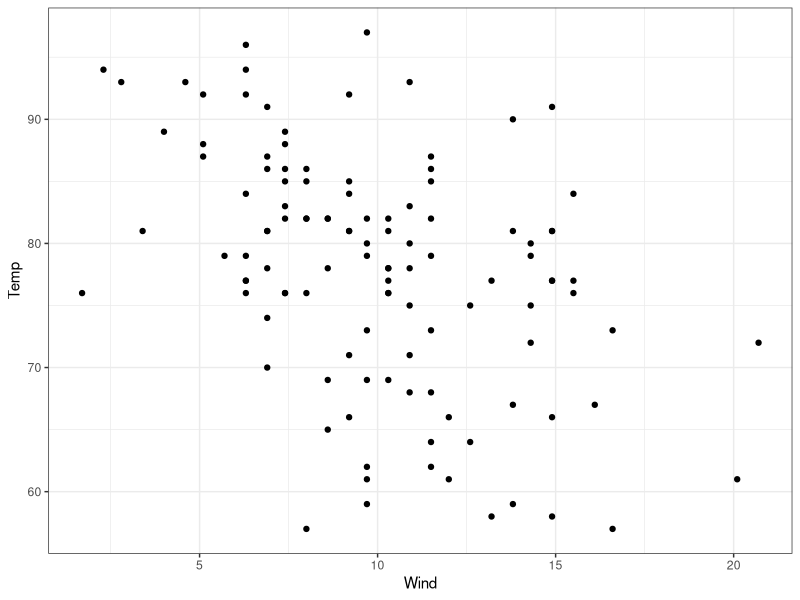
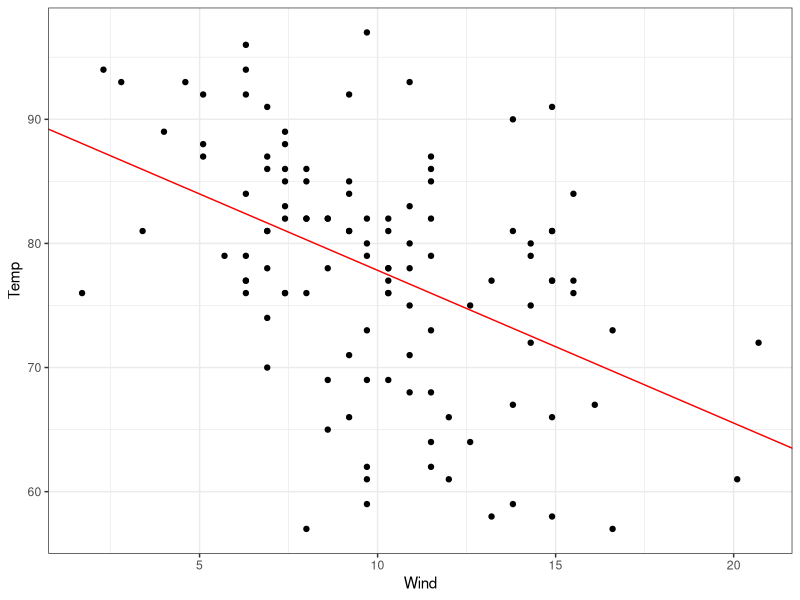
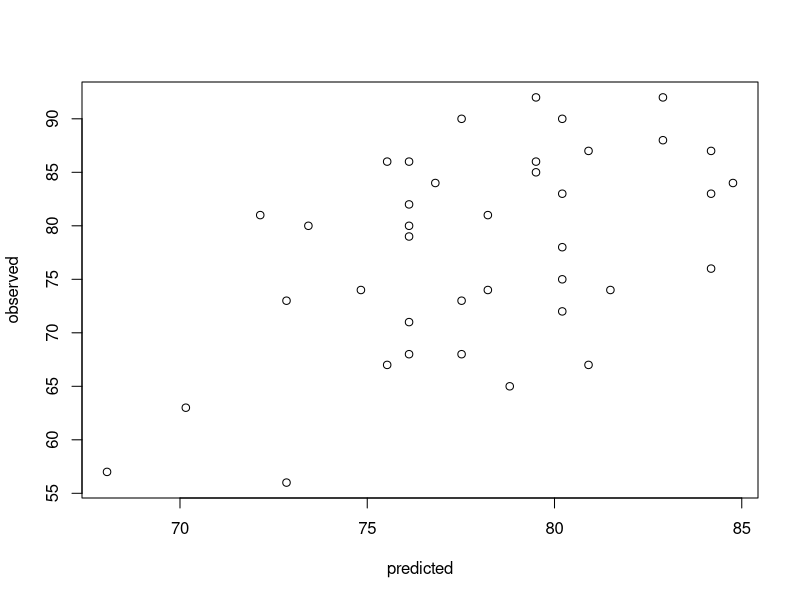
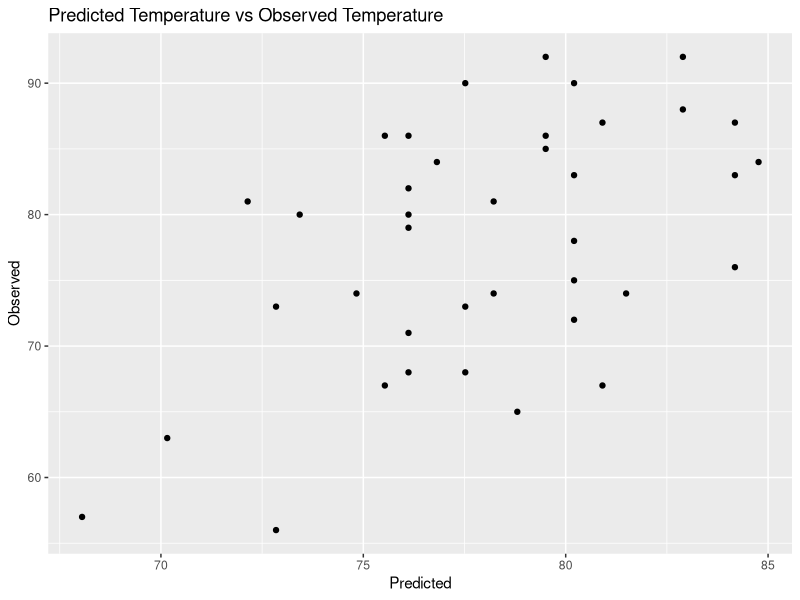
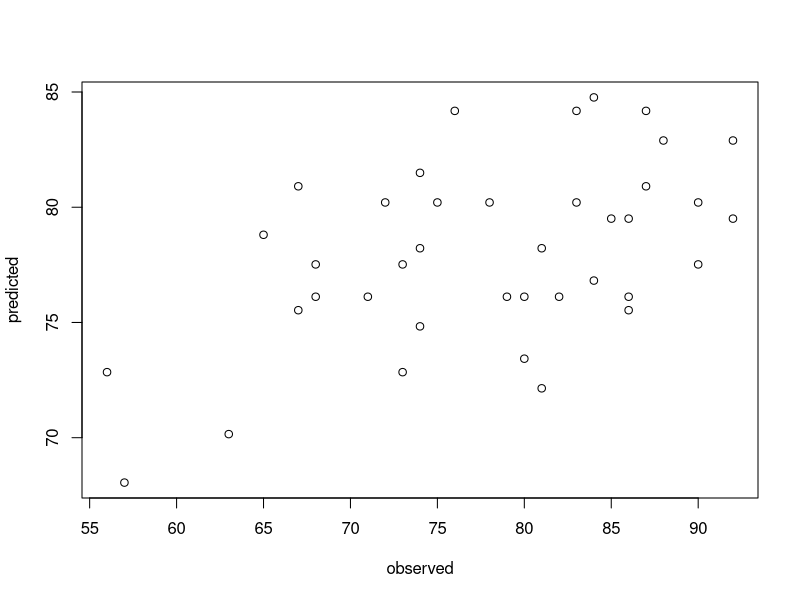
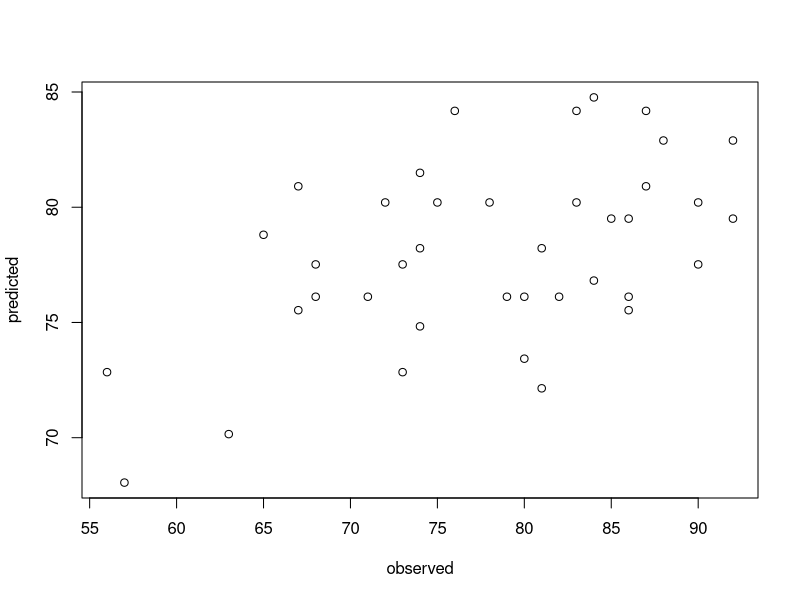
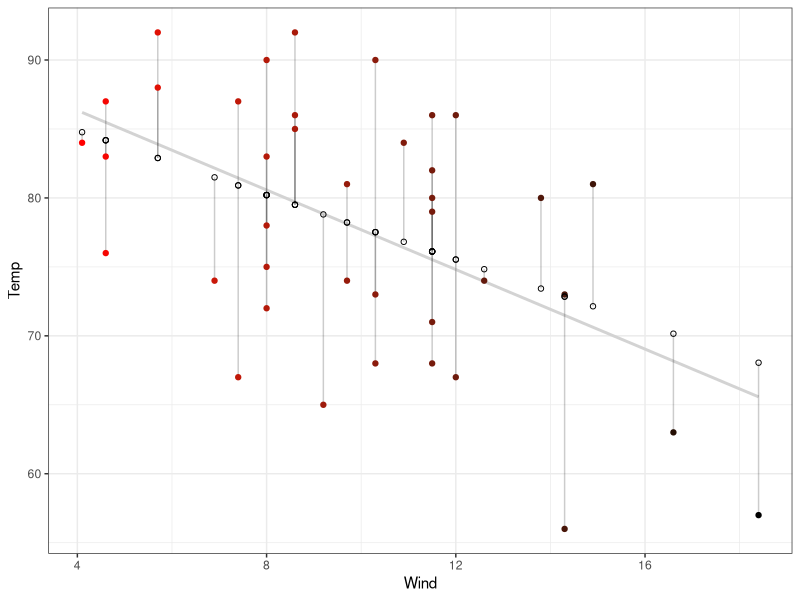
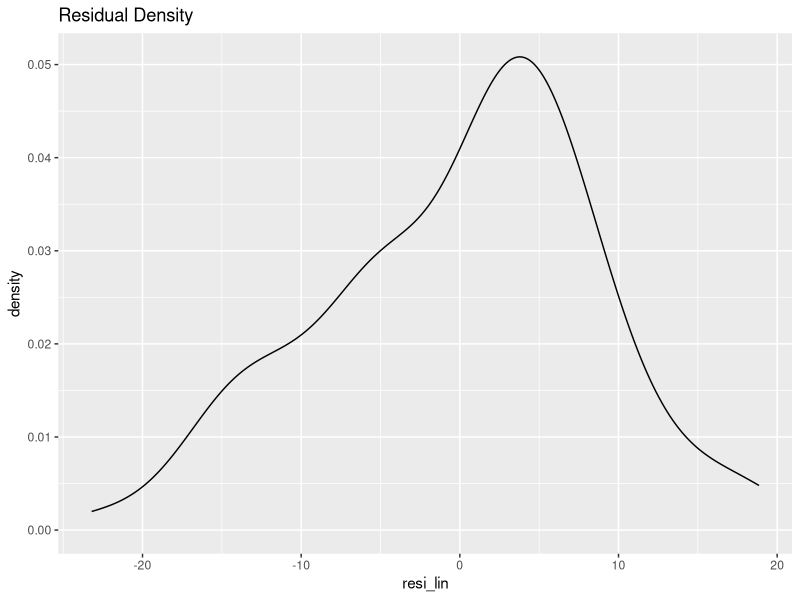

These charts were generated, in order, by the following R code: (Note: this script raises an error after producing the figures.)
## ---- chunk 1
knitr::opts_chunk$set(echo = TRUE, eval = T)
## ---- chunk 2
library(caret)
library(MASS)
library(ggplot2)
library(dplyr)
library(ggfortify)


#Mauna Loa CO2 concentrations
airq <-airquality
## ---- chunk 3
set.seed(123)  
smp_siz <- floor(0.75*nrow(airq))
part <- sample(seq(nrow(airq)),size = smp_siz)
train_regression <- airq[part,]
test_regression <- airq[-part,]

## ---- chunk 4
ggplot(data = train_regression) +
  geom_point(aes(x=Wind, y=Temp)) +
  theme_bw()
## ---- chunk 5
#help(train)
#airq
#linear_regression <- train( ~ , data= , method = "lm")
linreg <- train(Temp ~ Wind, train_regression, method = "lm")
fit <- lm(airq$Temp ~ airq$Wind)
## ---- chunk 6

#use the ggplot created in the previous chunk

ggplot(data = train_regression) +
  geom_point(aes(x=Wind, y=Temp)) +
  theme_bw()+
  geom_abline(slope = fit$coefficients[2], intercept = fit$coefficients[1], color = 'red')

# plot(airq$Wind, airq$Temp, pch = 1)
# abline(fit$coefficients[1],fit$coefficients[2],col='red')
# 
# plot(linreg$trainingData)
# abline(fit$coefficients[1], fit$coefficients[2], col = 'red')
# 
# plot(train_regression$Temp)
# abline(fit$coefficients[1], fit$coefficients[2], col = 'red')


## ---- chunk 7
#help(predict)
#linear_predict <- predict(, newdata=)

linpred <- predict(linreg, test_regression)
length(linpred)
## ---- chunk 8
#look at the median residual value. Close to zero is best
#help(summary)
resi <- resid(linreg)
#they are not close to 0
## ---- chunk 9
pred.obs <- cbind(test_regression, linpred)
plot(linpred, test_regression$Temp, xlab = "predicted", ylab = "observed")
ggplot(data = pred.obs)+
  geom_point(mapping = aes(linpred, test_regression$Temp))+
  ggtitle("Predicted Temperature vs Observed Temperature")+
  labs(x = "Predicted", y = "Observed")
cor.test(test_regression$Temp, linpred)
## ---- chunk 10
# Extract coefficients from the model
fit$coefficients[1]
fit$coefficients[2]
# plot the regression line on the predicted values
plot(test_regression$Temp, linpred, xlab = "observed", ylab = "predicted")
abline(fit$coefficients[1],fit$coefficients[2],col='red')
# plot the original test values

plot(test_regression$Temp, linpred, xlab = "observed", ylab = "predicted")
abline(fit$coefficients[1],fit$coefficients[2],col='red')
length(linpred)

#REVIEW THIS SHIT

ggplot(pred.obs, aes(x = Wind , y = Temp)) +
  geom_smooth(method = "lm", se = FALSE, color = "lightgrey") +
  geom_segment(aes(xend = Wind, yend = linpred), alpha = .2) +
  geom_point(aes(color = abs(linpred))) + 
  scale_color_continuous(low = "black", high = "red") +  
  guides(color = FALSE) +  
  geom_point(aes(y = linpred), shape = 1) +
  theme_bw()
## ---- chunk 11

#residuals_lin <- residuals(linear_regression)
resi_lin <- residuals(linreg)
data <- cbind(train_regression, resi_lin)
#ggplot(data=residvpredict) +
#  geom_density(aes(residual))

ggplot(data, aes(x=resi_lin)) + 
  geom_density()+
  ggtitle("Residual Density")
  

## ---- chunk 12
#cor.test(train_regression$Wind, resid(linear_regression))
cor.test(train_regression$Wind, resid(linreg))
length(train_regression$Wind)
length(resid(linreg))
## ---- chunk 13
set.seed(1234)
part2 <- sample(seq(nrow(airq)),size = smp_siz)
train_reg2 <- airq[part2,]
test_reg2 <- airq[-part2,]
temptest <- test_reg2$Temp
tempwind <- test_reg2$Wind
test <- cbind(temptest,tempwind)
fit2 <- lm(airq$Temp ~ airq$Wind)

lambda <- 10^seq(4, -1, by = -.1)
wind <- airq$Wind
temp <- airq$Temp
subtw <- cbind(wind,temp)
lasso.mod <- cv.glmnet(as.matrix(subtw), temp ,alpha = 1, lambda = lambda)
plot(lasso.mod)
best_lam <- lasso.mod$lambda.min
lasso.best<- glmnet(subtw,temp,alpha = 1, lambda = best_lam)


lasso <- as.data.frame(cbind(lasso.pred, test[,1]))
names(lasso)[names(lasso) == "1"] <- "predictions"
names(lasso)[names(lasso) == "V2"] <- "test"
lasso
ggplot(data = lasso ) +
  geom_point(aes(x=predictions, y = test)) + 
  # geom_line(data = lasso, aes(x = predictions , y = test, col = "predictions"))+
  # geom_line(data = lasso, aes(x = predictions, y = test,   col = "test"))+
  ggtitle("Lasso Regularization")
